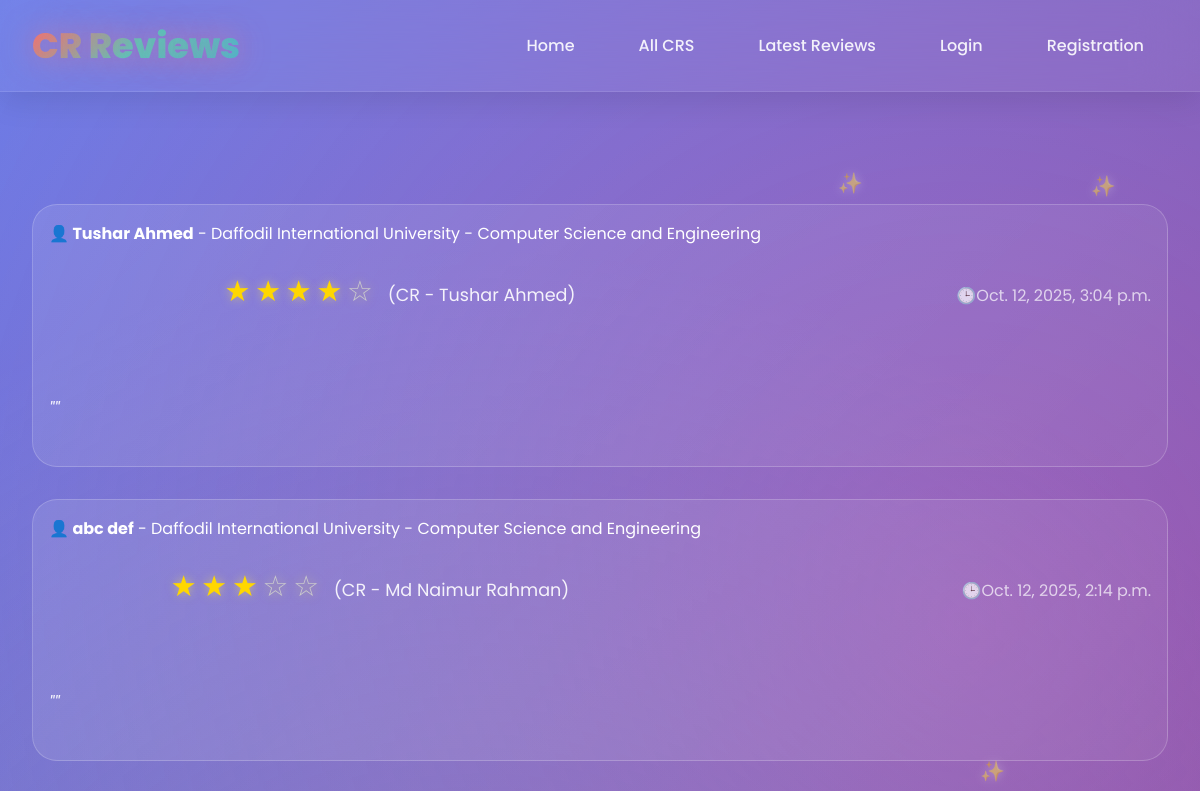
The page /latest_reviews/ (upper part) on the database as committed earlier.
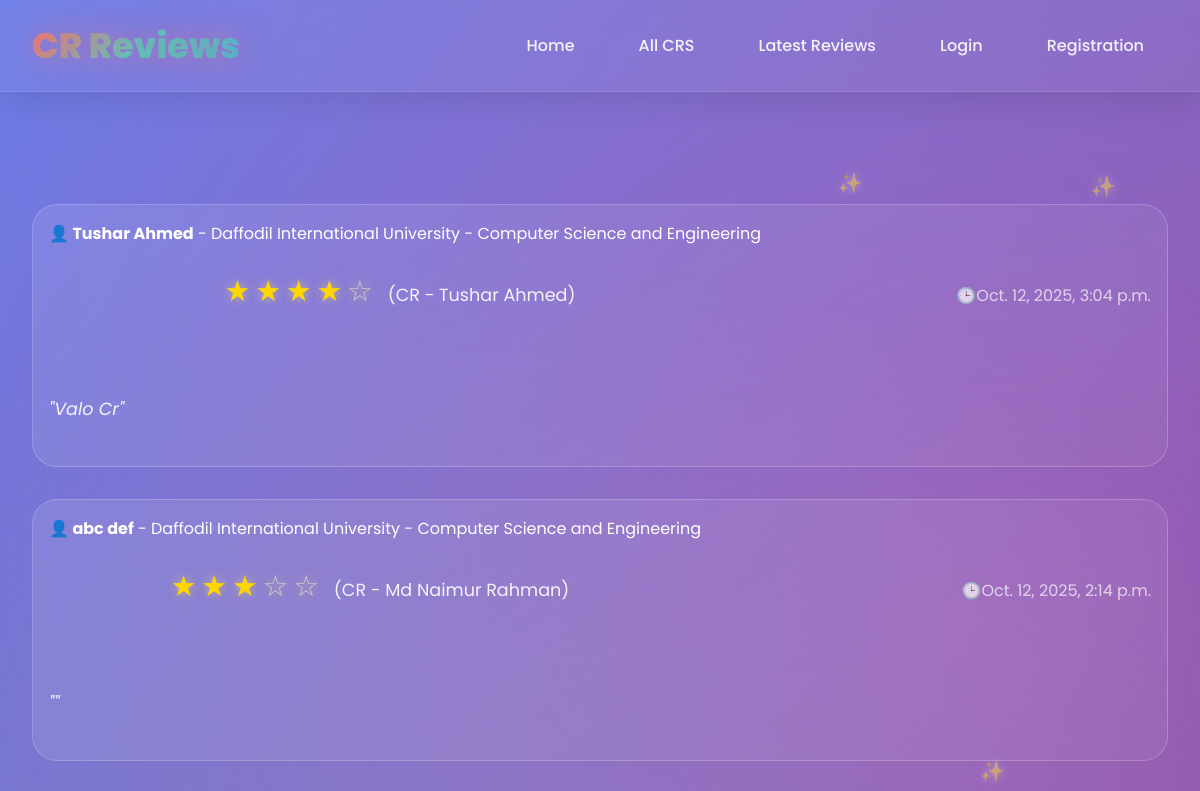
The same page on the database as committed later.
### cr/models.py (models this page shows, shortened)
class Review(models.Model):
    user=models.OneToOneField('userprofile.User', on_delete=models.CASCADE,related_name='userreviews')
    cr_profile=models.ForeignKey(CrProfile, on_delete=models.CASCADE,related_name='cr_reviews')
    rating = models.PositiveSmallIntegerField()
    description = models.TextField(blank=True, null=True)
    slug = models.SlugField(unique=True, blank=True)
    created_at = models.DateTimeField(auto_now_add=True)
    updated_at = models.DateTimeField(auto_now=True)
    deleted_at = models.DateTimeField(blank=True, null=True)

class University(models.Model):
    Public = "Public"
    Private = "Private"
    university_type = [
        (Public,"Public"),
        (Private,"Private"),
    ]
    title =models.CharField(max_length=100,unique=True,blank=False,null=False)
    type =models.CharField(max_length=100,choices=university_type)
    address=models.CharField(max_length=150, blank=True, null=True)
    slug=models.SlugField(blank=True,unique=True)
    created_at=models.DateTimeField(auto_now_add=True)
    updated_at=models.DateTimeField(auto_now=True)
    daleted_at=models.DateTimeField(auto_now=True,blank=True,null=True)
    def __str__(self):
        return self.title

class Department(models.Model):
    university=models.ForeignKey(University, on_delete=models.CASCADE,related_name='departments')
    title=models.CharField(max_length=50,unique=True,blank=False,null=False)
    code=models.CharField(max_length=50,unique=True,blank=True,null=True)
    slug=models.SlugField(blank=True,unique=True)
    created_at=models.DateTimeField(auto_now_add=True)
    updated_at=models.DateTimeField(auto_now=True)
    daleted_at=models.DateTimeField(auto_now=True,blank=True,null=True)
    def __str__(self):
        return self.title

class CrProfile(models.Model):
    user=models.OneToOneField('userprofile.User', on_delete=models.CASCADE,related_name='cr_profile')
    university=models.ForeignKey(University, on_delete=models.CASCADE,related_name='cr_profile')
    department=models.ForeignKey(Department, on_delete=models.CASCADE,related_name='cr_profile')
    profile_picture = models.ImageField(upload_to='cr_profile_pictures/', blank=True, null=True)
    name = models.CharField(max_length=100)
    email = models.EmailField(blank=True, null=True)
    phone = models.CharField(max_length=30, blank=True, null=True)
    st_id = models.CharField(max_length=50, unique=True)
    batch = models.CharField(max_length=20)
    section = models.CharField(max_length=10)
    bio = models.TextField(blank=True, null=True)
    slug = models.SlugField(unique=True, blank=True)
    created_at=models.DateTimeField(auto_now_add=True)
    updated_at=models.DateTimeField(auto_now=True)
    deleted_at=models.DateTimeField(auto_now=True,blank=True,null=True)

### userprofile/models.py (models this page shows, shortened)
class User(AbstractBaseUser,PermissionsMixin):
    university=models.ForeignKey(University, on_delete=models.SET_NULL,related_name='university',null=True,blank=True)
    department=models.ForeignKey(Department, on_delete=models.SET_NULL,related_name='department',null=True,blank=True)
    profile_picture=models.ImageField(upload_to=user_profile_picture_path,null=True,blank=True)
    first_name = models.CharField(max_length=50)
    last_name = models.CharField(max_length=50)
    email = models.EmailField(unique=True)
    phone=models.CharField(max_length=20,null=True,blank=True)
    date_of_birth=models.DateField(null=True,blank=True)
    student_id=models.CharField(max_length=50,unique=True)
    batch=models.CharField(max_length=20,null=True,blank=True)
    section=models.CharField(max_length=20,null=True,blank=True)
    bio=models.TextField(null=True,blank=True)
    facebook_url=models.URLField(null=True,blank=True)
    instagram_url=models.URLField(null=True,blank=True)
    linkedin_url=models.URLField(null=True,blank=True)
    role=models.CharField(max_length=20, default='student')
    is_active = models.BooleanField(default=True)
    is_staff = models.BooleanField(default=False)
    created_at = models.DateTimeField(auto_now_add=True)
    updated_at = models.DateTimeField(auto_now=True)
    deleted_at = models.DateTimeField(blank=True, null=True)
    USERNAME_FIELD = 'email'
    REQUIRED_FIELDS = ['first_name','last_name']
    objects = CustomUserManager()
    def get_full_name(self):
        return f"{self.first_name} {self.last_name}"

### cr/views.py (the view)
# urls.py: path('latest_reviews/',latest_reviews,name='latest_reviews'),
def latest_reviews(request):
    reviews=Review.objects.all().order_by('-created_at')
    paginator = Paginator(reviews,10)
    page_number = request.GET.get('page',1)
    try:
        reviews = paginator.page(page_number)
    except PageNotAnInteger:
        reviews = paginator.page(1)
    except EmptyPage:
        reviews = paginator.page(1)
    context={
        'review':reviews,
        'paginator':paginator,
    }
    return render(request,'latest_reviews.html',context)

### templates/latest_reviews.html (shortened to what this page needs)
{% extends 'base.html' %}
{% load  static %}
{% block content %}
    <div id="latest-reviews" class="page">
        <div class="container">
            <div class="section">
                 {% for review in review %}
                <div class="review-card">
                    <div class="review-header">
                        <div>
                            <strong style="font-size: 1rem;">👤 {{review.user.get_full_name}}</strong> - {{review.user.university}} - {{review.user.department}}
                            <div class="rating">
                                {% for i in "12345" %} {% if forloop.counter <= review.rating %}
                                <span class="star filled">★</span>
                                {% else %}
                                <span class="star">☆</span>
                                {% endif %}
                                {% endfor %}
                                <span class="review_cr">(CR - {{review.cr_profile.name}})</span>
                            </div>
                        </div>
                        <div style="color: rgba(255,255,255,0.7); font-weight: 400;">🕒{{review.created_at}}</div>
                    </div>
                    <div class="review-text">
                        "{{review.description}}"
                    </div>
                </div>
                {% endfor %}
            </div>
        </div>
    </div>
{% endblock content %}

Rows that differ between the two databases and show on the page:
changed Review "Tushar Ahmed": description (not shown) → "Valo Cr"
